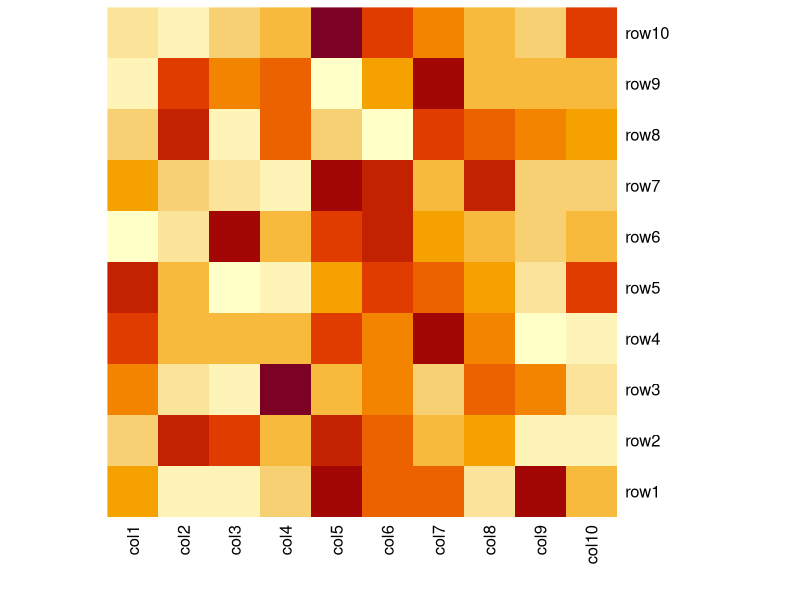

Generate this figure with R:
# Set seed for reproducibility
data <- matrix(rnorm(100, 0, 10), nrow = 10, ncol = 10)           # Create example data
colnames(data) <- paste0("col", 1:10)                             # Column names
rownames(data) <- paste0("row", 1:10)   
View (data)
heatmap(data, Rowv = NA, Colv = NA)
